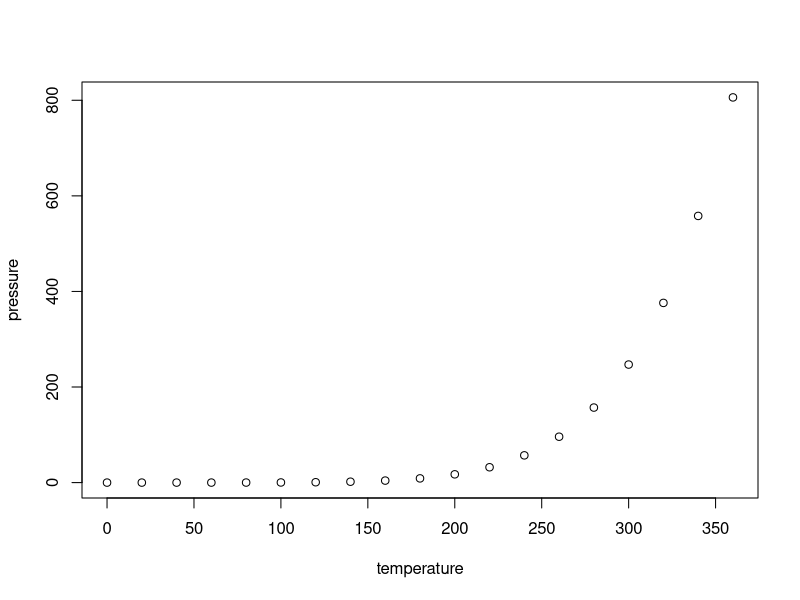
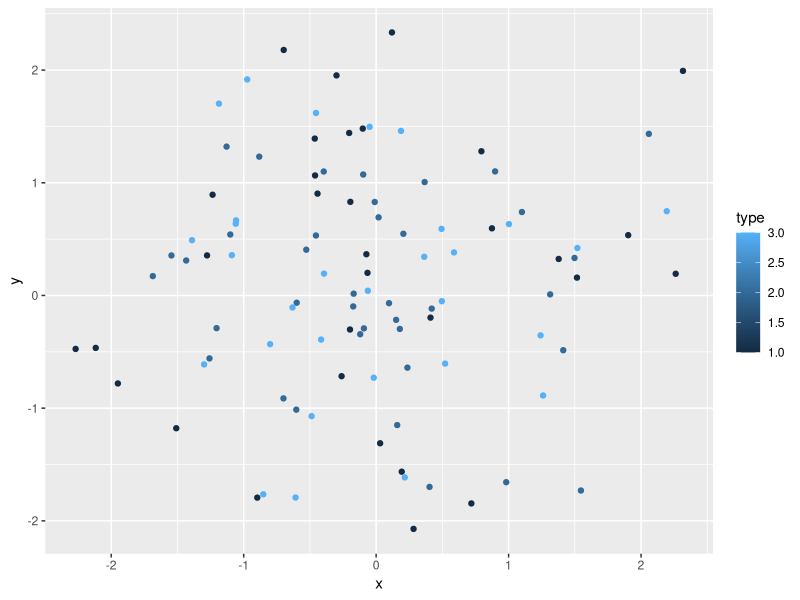
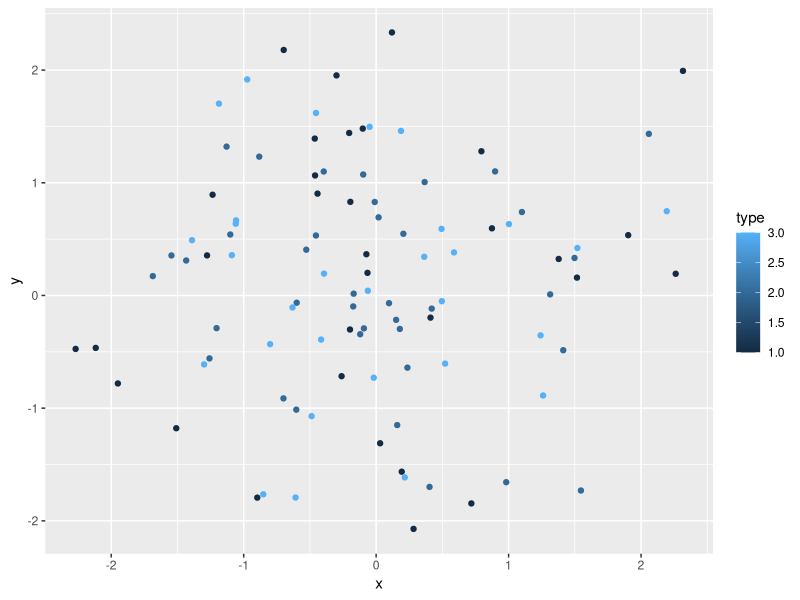
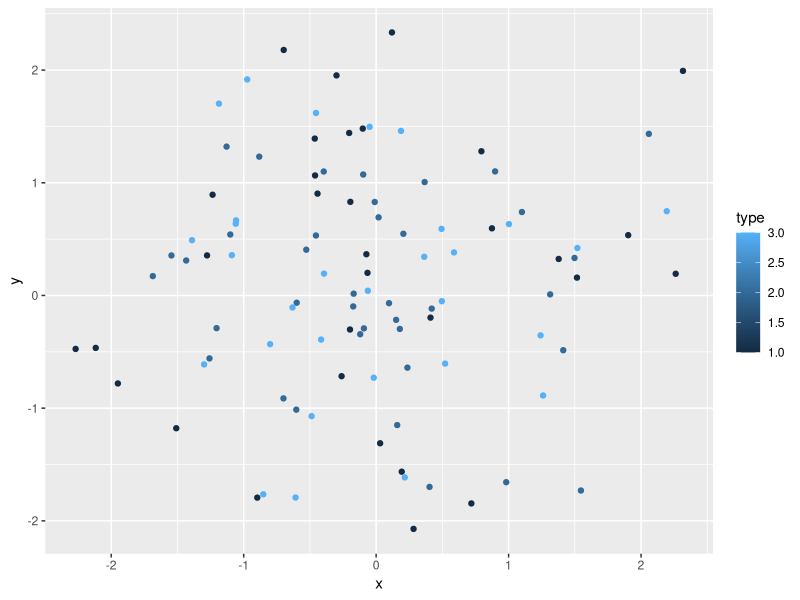

These charts were generated, in order, by the following R code:
## ---- chunk 1

summary(cars)

## ---- chunk 2

plot(pressure)

## ---- chunk 3

# install.packages("tidyverse") 
library(tidyverse)

## ---- chunk 4

library(tidyverse)

mammals = read_csv(file = "../datasets/dataset.01.rsbl20150010supp1.csv")

## ---- chunk 5

plotdata = data.frame(x=rnorm(100), y=rnorm(100), type=sample(x = 1:3, size = 100, replace = T))

plot1    = ggplot(data = plotdata) + 
  geom_point(mapping = aes(x = x, y = y, color=type))

plot(plot1)

ggsave(filename = "plot.week.01.first.plot.png", plot = plot1)
ggsave(filename = "plot.week.01.first.plot.pdf", plot = plot1)

## ---- chunk 6

mammals = mammals %>%
  mutate(chrtype =  ifelse(chr!="X", "Autosome", "Chromosome X")) %>%
  arrange(chrtype) %>%
  {.}

head(mammals)

